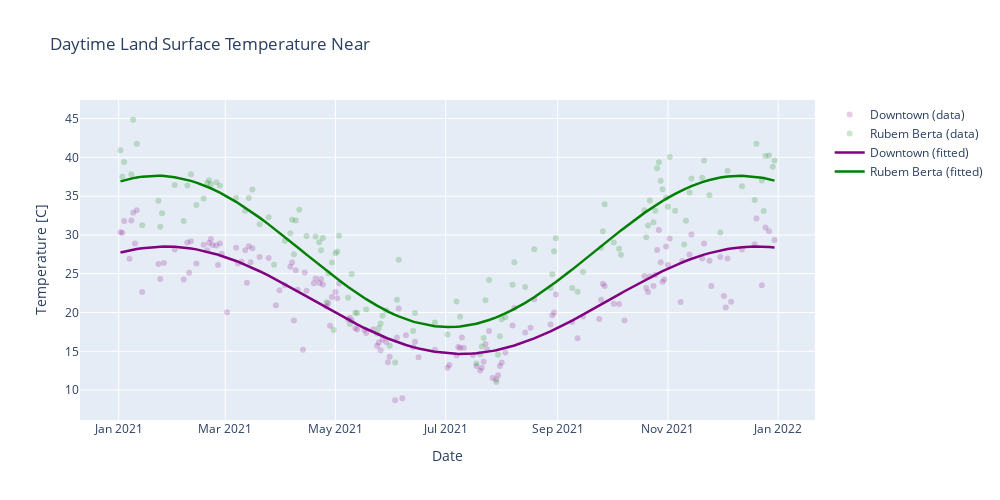

Source (notebook cell):
### Code cell
import plotly.graph_objects as go
from scipy import optimize

# Fitting curves.
## First, extract x values (times) from the dfs.
d_center_x = np.asanyarray(d_center['time'].apply(float))  # center
d_rubem_x = np.asanyarray(d_rubem['time'].apply(float)) # rubem

## Secondly, extract y values (LST) from the dfs.
d_center_y = np.asanyarray(d_center['LST_Day_1km'].apply(float))  # center
d_rubem_y = np.asanyarray(d_rubem['LST_Day_1km'].apply(float))  # rubem

## Then, define the fitting function with parameters.
def fit_func(t, lst0, delta_lst, tau, phi):
    return lst0 + (delta_lst/2)*np.sin(2*np.pi*t/tau + phi)

## Optimize the parameters using a good start p0.
lst0 = 20
delta_lst = 40
tau = 365*24*3600*1000   # milliseconds in a year
phi = 2*np.pi*4*30.5*3600*1000/tau  # offset regarding when we expect LST(t)=LST0

params_u, params_covariance_u = optimize.curve_fit(
    fit_func, d_center_x, d_center_y, p0=[lst0, delta_lst, tau, phi])
params_r, params_covariance_r = optimize.curve_fit(
    fit_func, d_rubem_x, d_rubem_y, p0=[lst0, delta_lst, tau, phi])

# Figure
fig = go.Figure()
fig.update_layout(title='Daytime Land Surface Temperature Near',
                  xaxis_title='Date',
                  yaxis_title='Temperature [C]',
                  width=1000, height=500)

fig.add_trace(go.Scatter(x=d_center['datetime'], y=d_center['LST_Day_1km'],
                         mode='markers', name='Downtown (data)',
                         marker=dict(color='purple', opacity=0.2)))

fig.add_trace(go.Scatter(x=d_rubem['datetime'], y=d_rubem['LST_Day_1km'],
                         mode='markers', name='Rubem Berta (data)',
                         marker=dict(color='green', opacity=0.2)))

fig.add_trace(go.Scatter(x=d_center['datetime'],
                         y=fit_func(d_center_x, params_u[0], 
                                    params_u[1], params_u[2], params_u[3]),
                         mode='lines', name='Downtown (fitted)',
                         line=dict(color='purple', width=2.5)))

fig.add_trace(go.Scatter(x=d_rubem['datetime'],
                         y=fit_func(d_rubem_x, params_r[0], 
                                    params_r[1], params_r[2], params_r[3]),
                         mode='lines', name='Rubem Berta (fitted)',
                         line=dict(color='green', width=2.5)))

fig.show()

### Figure 1 — Plotly figure (JSON) as saved in the notebook; plotly's stock layout.template omitted (floating-point values rounded to 4 significant figures; data arrays with more than 128 entries replaced by an {"elided": "..."} marker saying what was removed)
{"data": [{"marker": {"color": "purple", "opacity": 0.2}, "mode": "markers", "name": "Downtown (data)", "x": {"elided": "159 str values"}, "y": {"elided": "159 float values"}, "type": "scatter"}, {"marker": {"color": "green", "opacity": 0.2}, "mode": "markers", "name": "Rubem Berta (data)", "x": ["2021-01-02", "2021-01-03", "2021-01-04", "2021-01-08", "2021-01-09", "2021-01-11", "2021-01-14", "2021-01-23", "2021-01-24", "2021-01-25", "2021-02-01", "2021-02-06", "2021-02-08", "2021-02-10", "2021-02-13", "2021-02-17", "2021-02-19", "2021-02-20", "2021-02-21", "2021-02-24", "2021-02-26", "2021-03-07", "2021-03-12", "2021-03-14", "2021-03-16", "2021-03-20", "2021-03-25", "2021-03-28", "2021-04-03", "2021-04-06", "2021-04-07", "2021-04-08", "2021-04-09", "2021-04-11", "2021-04-15", "2021-04-20", "2021-04-22", "2021-04-23", "2021-04-24", "2021-04-26", "2021-04-27", "2021-04-29", "2021-04-30", "2021-05-01", "2021-05-02", "2021-05-03", "2021-05-08", "2021-05-09", "2021-05-10", "2021-05-12", "2021-05-13", "2021-05-18", "2021-05-24", "2021-05-25", "2021-05-26", "2021-05-27", "2021-05-29", "2021-05-31", "2021-06-03", "2021-06-04", "2021-06-05", "2021-06-13", "2021-06-14", "2021-06-25", "2021-07-02", "2021-07-07", "2021-07-09", "2021-07-18", "2021-07-20", "2021-07-21", "2021-07-22", "2021-07-23", "2021-07-25", "2021-07-29", "2021-07-30", "2021-07-31", "2021-08-01", "2021-08-03", "2021-08-07", "2021-08-08", "2021-08-14", "2021-08-19", "2021-08-28", "2021-08-29", "2021-08-30", "2021-08-31", "2021-09-09", "2021-09-12", "2021-09-15", "2021-09-25", "2021-09-26", "2021-09-27", "2021-10-02", "2021-10-05", "2021-10-06", "2021-10-19", "2021-10-20", "2021-10-21", "2021-10-22", "2021-10-24", "2021-10-25", "2021-10-26", "2021-10-27", "2021-10-28", "2021-10-29", "2021-10-31", "2021-11-01", "2021-11-02", "2021-11-05", "2021-11-10", "2021-11-11", "2021-11-13", "2021-11-14", "2021-11-20", "2021-11-21", "2021-11-24", "2021-11-30", "2021-12-04", "2021-12-12", "2021-12-19", "2021-12-20", "2021-12-23", "2021-12-24", "2021-12-25", "2021-12-27", "2021-12-29", "2021-12-30"], "y": [40.91, 37.51, 39.39, 37.81, 44.85, 41.75, 31.25, 34.41, 31.07, 32.79, 36.43, 31.79, 36.39, 37.81, 33.85, 34.71, 36.71, 37.05, 36.55, 36.79, 36.37, 34.81, 33.13, 34.75, 35.87, 31.39, 32.29, 26.15, 29.25, 30.23, 31.97, 27.51, 31.85, 33.25, 29.87, 29.79, 29.07, 28.03, 29.59, 21.31, 25.07, 26.45, 17.75, 27.63, 27.87, 29.89, 21.89, 18.51, 24.97, 19.97, 19.93, 20.39, 17.29, 18.01, 18.57, 19.57, 20.27, 15.71, 13.57, 21.63, 26.79, 17.63, 19.95, 18.71, 17.17, 21.41, 19.47, 13.43, 14.63, 15.63, 16.71, 21.59, 24.19, 11.05, 14.57, 16.95, 19.13, 19.39, 23.57, 26.49, 23.29, 28.15, 23.15, 24.93, 27.91, 29.57, 23.15, 22.67, 25.21, 28.35, 30.47, 33.95, 29.03, 28.23, 27.45, 33.17, 29.71, 31.23, 34.45, 31.65, 33.11, 38.59, 39.37, 36.99, 35.89, 34.81, 33.63, 40.05, 33.11, 28.77, 31.83, 35.47, 37.29, 37.37, 39.61, 35.11, 30.31, 38.29, 36.29, 34.51, 41.77, 37.03, 33.09, 40.19, 40.25, 38.79, 39.59], "type": "scatter"}, {"line": {"color": "purple", "width": 2.5}, "mode": "lines", "name": "Downtown (fitted)", "x": {"elided": "159 str values"}, "y": {"elided": "159 float values"}, "type": "scatter"}, {"line": {"color": "green", "width": 2.5}, "mode": "lines", "name": "Rubem Berta (fitted)", "x": ["2021-01-02", "2021-01-03", "2021-01-04", "2021-01-08", "2021-01-09", "2021-01-11", "2021-01-14", "2021-01-23", "2021-01-24", "2021-01-25", "2021-02-01", "2021-02-06", "2021-02-08", "2021-02-10", "2021-02-13", "2021-02-17", "2021-02-19", "2021-02-20", "2021-02-21", "2021-02-24", "2021-02-26", "2021-03-07", "2021-03-12", "2021-03-14", "2021-03-16", "2021-03-20", "2021-03-25", "2021-03-28", "2021-04-03", "2021-04-06", "2021-04-07", "2021-04-08", "2021-04-09", "2021-04-11", "2021-04-15", "2021-04-20", "2021-04-22", "2021-04-23", "2021-04-24", "2021-04-26", "2021-04-27", "2021-04-29", "2021-04-30", "2021-05-01", "2021-05-02", "2021-05-03", "2021-05-08", "2021-05-09", "2021-05-10", "2021-05-12", "2021-05-13", "2021-05-18", "2021-05-24", "2021-05-25", "2021-05-26", "2021-05-27", "2021-05-29", "2021-05-31", "2021-06-03", "2021-06-04", "2021-06-05", "2021-06-13", "2021-06-14", "2021-06-25", "2021-07-02", "2021-07-07", "2021-07-09", "2021-07-18", "2021-07-20", "2021-07-21", "2021-07-22", "2021-07-23", "2021-07-25", "2021-07-29", "2021-07-30", "2021-07-31", "2021-08-01", "2021-08-03", "2021-08-07", "2021-08-08", "2021-08-14", "2021-08-19", "2021-08-28", "2021-08-29", "2021-08-30", "2021-08-31", "2021-09-09", "2021-09-12", "2021-09-15", "2021-09-25", "2021-09-26", "2021-09-27", "2021-10-02", "2021-10-05", "2021-10-06", "2021-10-19", "2021-10-20", "2021-10-21", "2021-10-22", "2021-10-24", "2021-10-25", "2021-10-26", "2021-10-27", "2021-10-28", "2021-10-29", "2021-10-31", "2021-11-01", "2021-11-02", "2021-11-05", "2021-11-10", "2021-11-11", "2021-11-13", "2021-11-14", "2021-11-20", "2021-11-21", "2021-11-24", "2021-11-30", "2021-12-04", "2021-12-12", "2021-12-19", "2021-12-20", "2021-12-23", "2021-12-24", "2021-12-25", "2021-12-27", "2021-12-29", "2021-12-30"], "y": [36.91, 36.98, 37.05, 37.28, 37.33, 37.41, 37.52, 37.63, 37.63, 37.62, 37.45, 37.22, 37.1, 36.97, 36.75, 36.41, 36.22, 36.12, 36.02, 35.69, 35.46, 34.27, 33.53, 33.22, 32.9, 32.23, 31.36, 30.83, 29.73, 29.16, 28.98, 28.79, 28.6, 28.22, 27.46, 26.52, 26.15, 25.96, 25.77, 25.41, 25.22, 24.86, 24.68, 24.5, 24.33, 24.15, 23.29, 23.13, 22.96, 22.64, 22.48, 21.72, 20.88, 20.75, 20.62, 20.5, 20.25, 20.02, 19.7, 19.6, 19.5, 18.83, 18.76, 18.23, 18.13, 18.16, 18.2, 18.56, 18.67, 18.74, 18.81, 18.88, 19.03, 19.38, 19.47, 19.57, 19.67, 19.88, 20.34, 20.46, 21.24, 21.97, 23.41, 23.58, 23.75, 23.92, 25.53, 26.09, 26.65, 28.54, 28.73, 28.92, 29.85, 30.41, 30.59, 32.84, 33.01, 33.17, 33.32, 33.63, 33.79, 33.94, 34.08, 34.23, 34.37, 34.65, 34.78, 34.92, 35.3, 35.88, 35.98, 36.19, 36.29, 36.8, 36.88, 37.08, 37.4, 37.53, 37.63, 37.53, 37.5, 37.39, 37.34, 37.29, 37.19, 37.07, 37.0], "type": "scatter"}], "layout": {"title": {"text": "Daytime Land Surface Temperature Near"}, "xaxis": {"title": {"text": "Date"}}, "yaxis": {"title": {"text": "Temperature [C]"}}, "width": 1000, "height": 500}}
